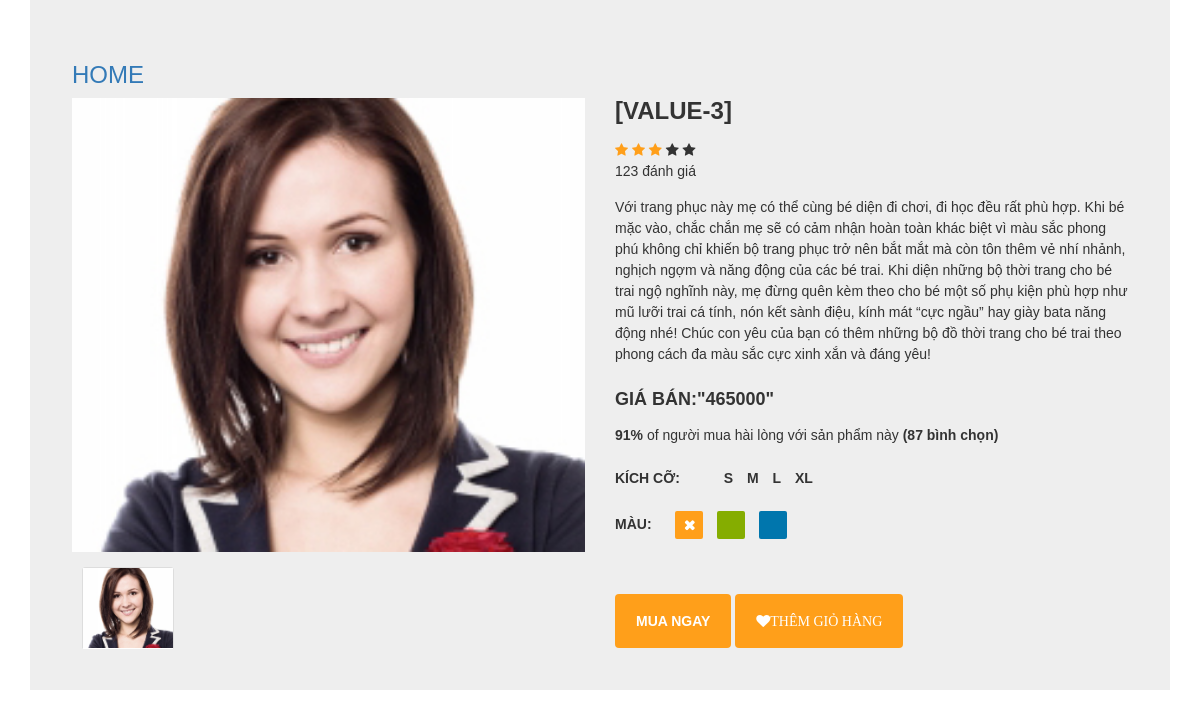
The page /user/index.php?controller=chitiet&id=3 on the database its author committed.
### tables this page shows
CREATE TABLE `product_2` (
  `id` int(11) DEFAULT NULL,
  `catalog_id` int(11) DEFAULT NULL,
  `name` varchar(50) DEFAULT NULL,
  `price` decimal(15,0) DEFAULT NULL,
  `img_link` varchar(50) DEFAULT NULL
);

### user/controller/C_chitiet.php (called while the page is built, shortened)
<?php
$id=$_GET['id'];
$product_2 = $db->get('product_2',array('id'=>$id));
require ('./view/V_chitiet.php');
?>

### user/model/m_database.php (called while the page is built, shortened)
<?php
class database{
protected $conn =null;
protected $host ='localhost';
protected $user ='root';
protected $pass = '';
protected $dbname ='d0204';
public function __construct()
{
    $this->conn=new mysqli($this->host,$this->user,$this->pass,$this->dbname);
}
public function get($table, $condition=array())
{
    $sql= "SELECT * FROM $table";
    if (!empty($condition)){
       $sql.=" WHERE";
       foreach ($condition as $key => $value) {
        $sql.=" $key ='$value'AND";
       }
       $sql=trim($sql, "AND");
    };
    $query= mysqli_query($this->conn, $sql);
    $ketqua= array();
    if ($query) {
        while($row=mysqli_fetch_assoc($query) ){
            $ketqua[]=$row;
        }
    }
    return $ketqua;
}
}
?>

### user/view/V_chitiet.php (the view, shortened to what this page needs)
<!DOCTYPE html>
<html>
<head>
    <link href="https://netdna.bootstrapcdn.com/font-awesome/4.0.3/css/font-awesome.min.css" rel="stylesheet">
<link rel="stylesheet" href="https://maxcdn.bootstrapcdn.com/bootstrap/3.3.6/css/bootstrap.min.css">
</head>
<body>
    <div class="container">
        <div class="card">
            <a href="?controller=trangchu"><h3>HOME</h3></a>
         <div class="container-fliud">
          <div class="wrapper row">
           <div class="preview col-md-6">
            <div class="preview-pic tab-content">
             <div class="tab-pane active" id="pic-1"><img src="<?php echo $product_2[0]['img_link'] ?>" alt="">
             </div>
            </div>
            <ul class="preview-thumbnail nav nav-tabs"><div class="logo_menuchinh" style="float:left; padding-top:5px; padding-left:10px; color:#fff; margin-left:auto; margin-right:auto; text-align=center; line-height:40px; font-size:16px;font-weight:bold;font-family:Arial"></div>
             <li class="active"><a data-target="#pic-1" data-toggle="tab"><img src="<?php echo $product_2[0]['img_link'] ?>"></a>
             </li>
            </ul>
           </div>
           <div class="details col-md-6">
            <h3 class="product-title"><?php echo $product_2[0]['name'] ?></h3>
            <div class="rating">
             <div class="stars"> <span class="fa fa-star checked"></span> <span class="fa fa-star checked"></span> <span class="fa fa-star checked"></span> <span class="fa fa-star"></span> <span class="fa fa-star"></span>
             </div> <span class="review-no">123 đánh giá</span>
            </div>
            <p class="product-description">Với trang phục này mẹ có thể cùng bé diện đi chơi, đi học đều rất phù hợp. Khi bé mặc vào, chắc chắn mẹ sẽ có cảm nhận hoàn toàn khác biệt vì màu sắc phong phú không chỉ khiến bộ trang phục trở nên bắt mắt mà còn tôn thêm vẻ nhí nhảnh, nghịch ngợm và năng động của các bé trai.            Khi diện những bộ thời trang cho bé trai ngộ nghĩnh này, mẹ đừng quên kèm theo cho bé một số phụ kiện phù hợp như mũ lưỡi trai cá tính, nón kết sành điệu, kính mát “cực ngầu” hay giày bata năng động nhé!            Chúc con yêu của bạn có thêm những bộ đồ thời trang cho bé trai theo phong cách đa màu sắc cực xinh xắn và đáng yêu!</p>
            <h4 class="price">Giá bán:"<?php echo $product_2[0]['price'] ?>"</h4>
            <p class="vote"><strong>91%</strong> of người mua hài lòng với sản phẩm này <strong>(87 bình chọn)</strong>
            </p>
            <h5 class="sizes">Kích cỡ: <span class="size" data-toggle="tooltip" title="small">s</span> <span class="size" data-toggle="tooltip" title="medium">m</span> <span class="size" data-toggle="tooltip" title="large">l</span> <span class="size" data-toggle="tooltip" title="xtra large">xl</span>
            </h5>
            <h5 class="colors">Màu: <span class="color orange not-available" data-toggle="tooltip" title="Not In store"></span> <span class="color green"></span> <span class="color blue"></span>
            </h5>
            <div class="action"> <a href="" target="_blank">  <button class="add-to-cart btn btn-default" type="button">MUA NGAY</button>  </a> <a href="addtocard.php?id=<?php echo $value['id']?>" target="_blank">            <button class="like btn btn-default" type="button"><span class="fa fa-heart">thêm giỏ hàng</span></button>            </a>
            </div>
           </div>
          </div>
         </div>
        </div>
       </div>
</body>
</html>

### user/view/V_chitiet.php (style rules this page uses)
body { font-family:Arial, Helvetica, sans-serif; overflow-x: hidden; }
img { max-width: 100%; }
.preview { display: -webkit-box; display: -webkit-flex; display: -ms-flexbox; display: flex; -webkit-box-orient: vertical; -webkit-box-direction: normal; -webkit-flex-direction: column; -ms-flex-direction: column; flex-direction: column; }
.preview-pic { -webkit-box-flex: 1; -webkit-flex-grow: 1; -ms-flex-positive: 1; flex-grow: 1; }
.preview-thumbnail.nav-tabs { border: none; margin-top: 15px; }
.preview-thumbnail.nav-tabs li { width: 18%; margin-right: 2.5%; }
.preview-thumbnail.nav-tabs li img { max-width: 100%; display: block; }
.preview-thumbnail.nav-tabs li a { padding: 0; margin: 0; cursor:pointer; }
.preview-thumbnail.nav-tabs li:last-of-type { margin-right: 0; }
.tab-content { overflow: hidden; }
.tab-content img { width: 100%; -webkit-animation-name: opacity; animation-name: opacity; -webkit-animation-duration: .3s; animation-duration: .3s; }
.card { margin-top: 0px; background: #eee; padding: 3em; line-height: 1.5em; }
@media screen and (min-width: 997px) { .wrapper { display: -webkit-box; display: -webkit-flex; display: -ms-flexbox; display: flex; } }
.details { display: -webkit-box; display: -webkit-flex; display: -ms-flexbox; display: flex; -webkit-box-orient: vertical; -webkit-box-direction: normal; -webkit-flex-direction: column; -ms-flex-direction: column; flex-direction: column; }
.colors { -webkit-box-flex: 1; -webkit-flex-grow: 1; -ms-flex-positive: 1; flex-grow: 1; }
.product-title, .price, .sizes, .colors { text-transform: UPPERCASE; font-weight: bold; }
.checked, .price span { color: #ff9f1a; }
.product-title, .rating, .product-description, .price, .vote, .sizes { margin-bottom: 15px; }
.product-title { margin-top: 0; }
.size { margin-right: 10px; }
.size:first-of-type { margin-left: 40px; }
.color { display: inline-block; vertical-align: middle; margin-right: 10px; height: 2em; width: 2em; border-radius: 2px; }
.color:first-of-type { margin-left: 20px; }
.add-to-cart, .like { background: #ff9f1a; padding: 1.2em 1.5em; border: none; text-transform: UPPERCASE; font-weight: bold; color: #fff; text-decoration:none; -webkit-transition: background .3s ease; transition: background .3s ease; }
.not-available { text-align: center; line-height: 2em; }
.not-available:before { font-family: fontawesome; content: "\f00d"; color: #fff; }
.orange { background: #ff9f1a; }
.green { background: #85ad00; }
.blue { background: #0076ad; }

### rows shown on the page
product_2: img_link (picture), name "[VALUE-3]", price "465000"
